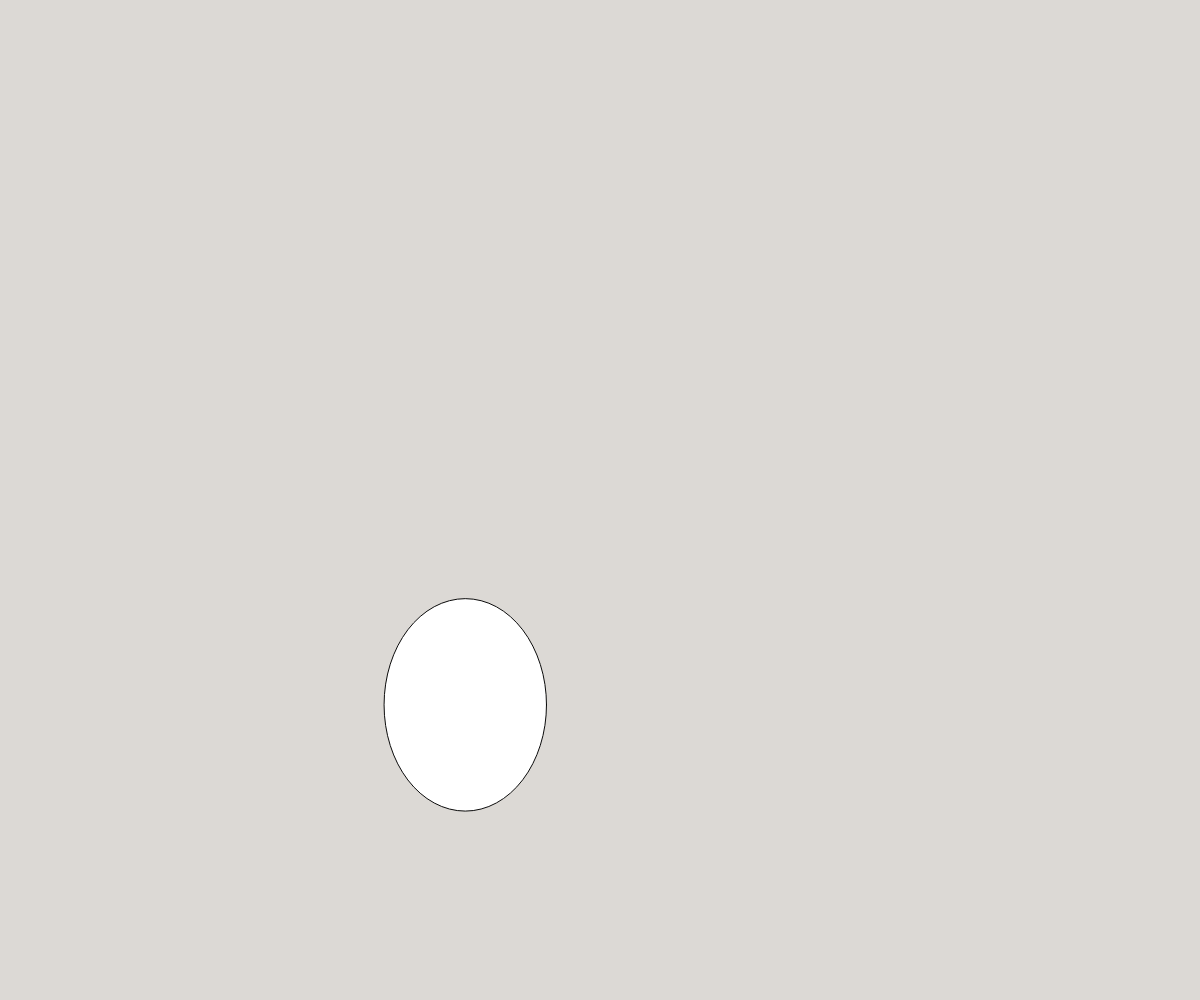
Frame 1 (no input)
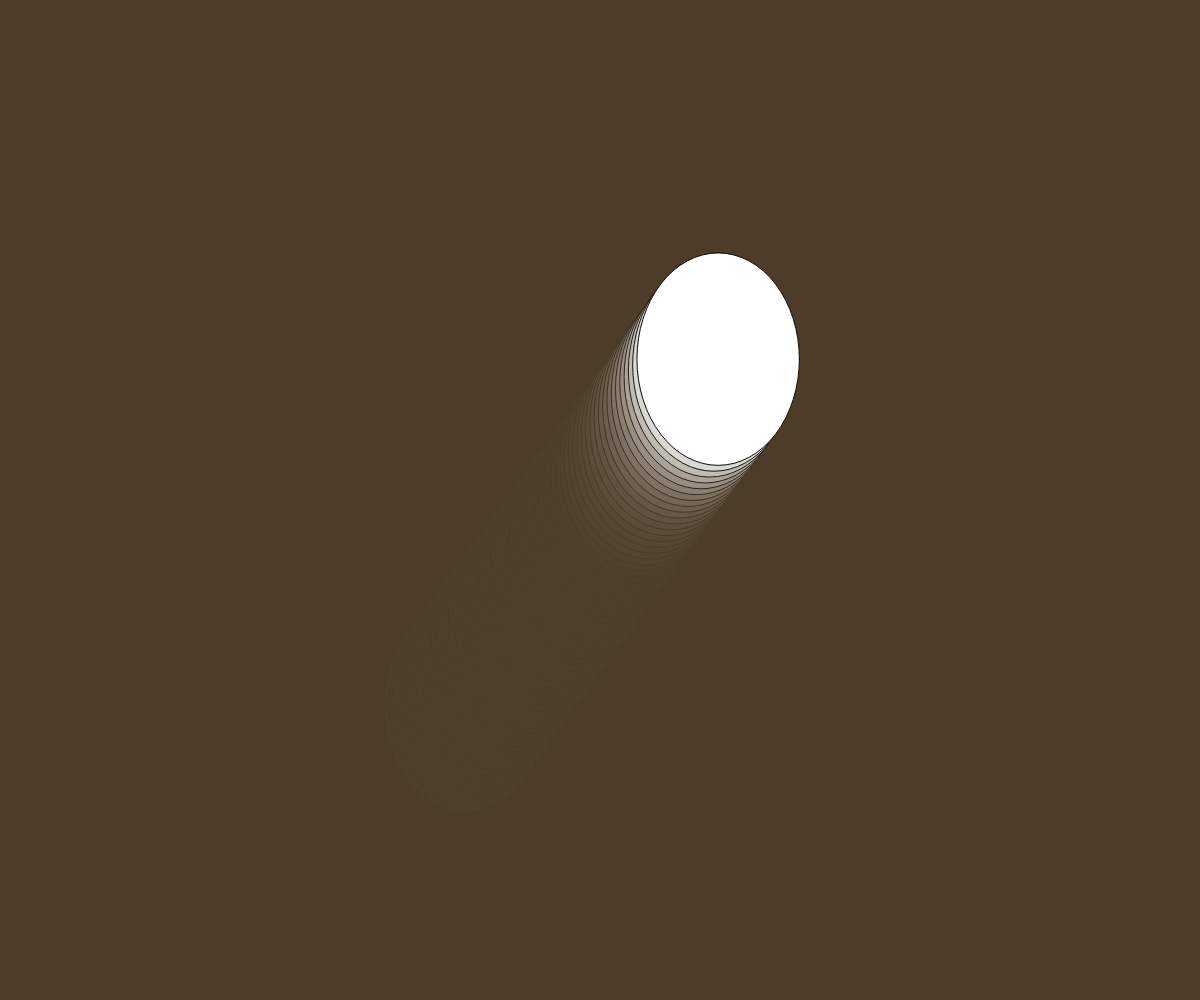
Frame 60 (no input)
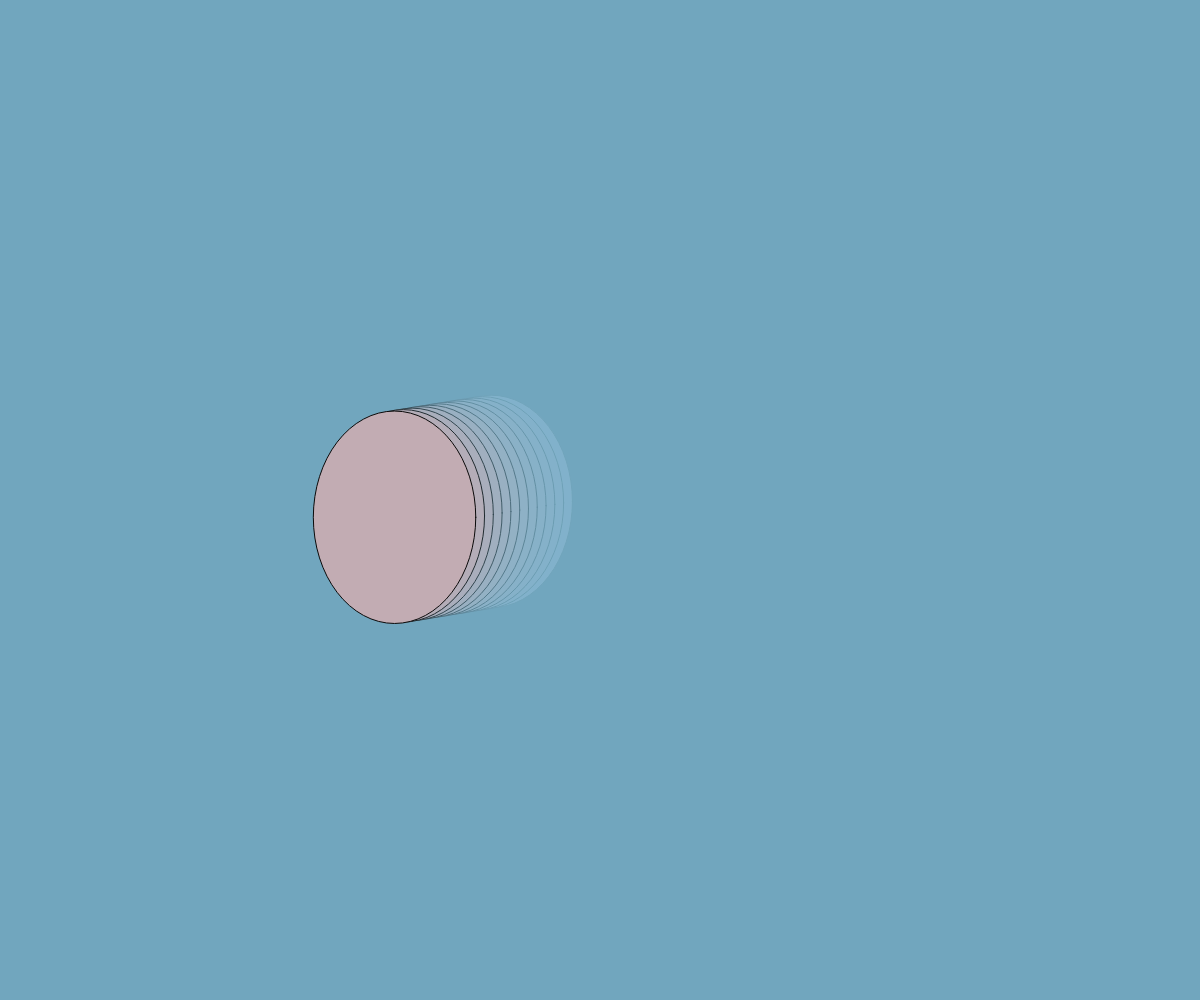
Frame 120 (the mouse pressed at the canvas centre since frame 60)

The p5.js sketch that drew these frames (run headless with seeded random() and noise() and a simulated clock; from frame 60 on, the mouse is pressed at the canvas centre):

// p5.js sketch
// ── sketch.js
//variable definition for the x and y position
//as well as the direction of x and y, and
//size of the shape
let x;
let y;
let xDir;
let yDir;
let size;
//variables to change background everytime ellipse hits an edge
let background1;
let background2;
let background3;
let randomsign;

function setup() {
  //creating the canvas, and setting variables with the values
  createCanvas(windowWidth, windowHeight);
  xDir = random(-10, 10);
  yDir = random(-10, 10);
  //randomize the shape every time
  size = random(50, 200);
  x = random(size, width - size);
  y = random(size, height - size);
  stroke(10);
  background1 = random(0,255);
  background2 = random(0,255);
  background3 = random(0,255);
  randomsign = random(0,2);
}

function draw() {
  //allowing user to have control of background by mouse
  background(background1, background2, background3, 50);
  ellipse(x, y, size, size + 50);
  //conditions when the ellipse hits right or left
  if (x >= width - size / 2 || x <= size / 2) {
    background1 = random(0,255);
    background2 = random(0,255);
    background3 = random(0,255);
    y = height / 2;
    x = height / 2;
    xDir = random(-10, 10);
    yDir = random(-10, 10);
    //changing the direction of ellipse to opposite when it hits the edge
    xDir *= -1;
    fill(random(0,255), random(0,255), random(0,255))
    ellipse(x, y, size, size + 50);
    background(0);
  }
  //condition when the ellipse hits bottom or top
  if (y >= height - size / 2 || y <= size / 2) {
    background1 = random(0,255);
    background2 = random(0,255);
    background3 = random(0,255);
    //changing the direction of ellipse to opposite when it hits the edge
    y = height / 2;
    x = height / 2;
    xDir = random(-10, 10);
    yDir = random(-10, 10);
    yDir *= -1;
    fill(random(0,255), random(0,255), random(0,255))
    ellipse(x,y, size, size + 50);
    background(0);
  }

  //movement of the ellipse
  x += xDir;
  y += yDir;
}
